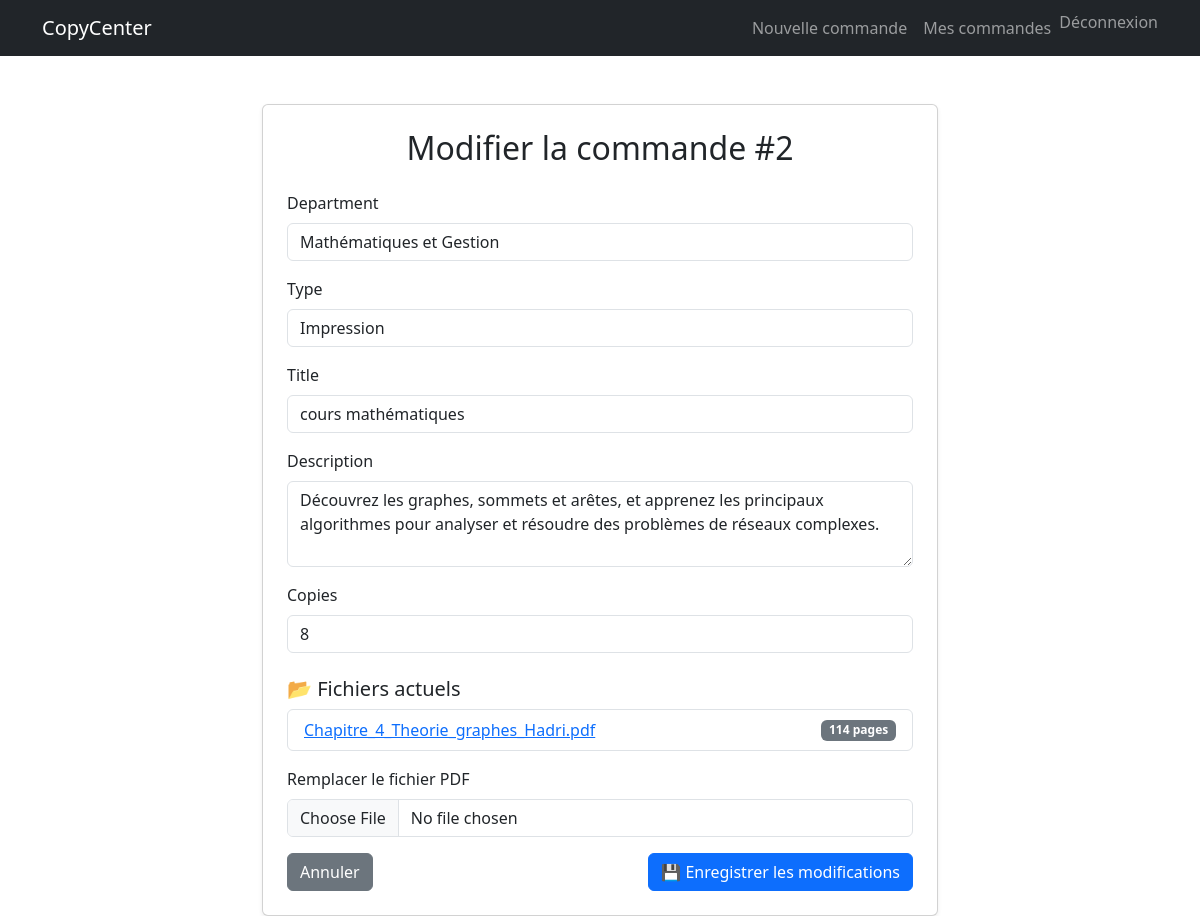
The app's page /orders/2/edit/ (signed in) with its own data.
### orders/models.py (models this page shows, shortened)
class Order(models.Model):
    TYPE_CHOICES = [
        ("IMPRESSION", "Impression"),
        ("PHOTOCOPIE", "Photocopie"),
    ]
    STATUS_CHOICES = [
        ("BROUILLON", "Brouillon"),
        ("SOUMISE", "Soumise"),
        ("VALIDÉE", "Validée"),
        ("REFUSÉE", "Refusée"),
        ("EN_COURS", "En cours"),
        ("TERMINÉE", "Terminée"),
    ]
    created_by = models.ForeignKey(User, on_delete=models.CASCADE)
    department = models.ForeignKey(Department, on_delete=models.PROTECT)
    type = models.CharField(max_length=12, choices=TYPE_CHOICES)
    title = models.CharField(max_length=200)
    description = models.TextField(blank=True)
    copies = models.PositiveIntegerField(default=1)
    pages = models.PositiveIntegerField(default=0)
    status = models.CharField(max_length=10, choices=STATUS_CHOICES, default="BROUILLON")
    created_at = models.DateTimeField(auto_now_add=True)
    updated_at = models.DateTimeField(auto_now=True)

class OrderFile(models.Model):
    order = models.ForeignKey(Order, on_delete=models.CASCADE, related_name="files")
    file = models.FileField(upload_to="orders/", validators=[FileExtensionValidator(["pdf"])])
    page_count = models.PositiveIntegerField(default=0)
    original_filename = models.CharField(max_length=255, blank=True)

### orders/views.py (the view)
# urls.py: path("<int:order_id>/edit/", views.edit_order, name="edit_order"),
@login_required
@login_required
def edit_order(request, order_id):
    order = get_object_or_404(Order, id=order_id, created_by=request.user)
    if request.method == "POST":
        form = OrderForm(request.POST, instance=order)
        file_form = OrderFileForm(request.POST, request.FILES)
        if form.is_valid():
            order = form.save(commit=False)
            order.save()
            uploaded_file = request.FILES.get("file")
            if uploaded_file:
                for old in order.files.all():
                    if old.file:
                        old.file.delete(save=False)  # supprime le fichier physique
                    old.delete()
                if file_form.is_valid():
                    new_file = file_form.save(commit=False)
                    new_file.order = order
                    new_file.save()
            return redirect("order_list")
    else:
        form = OrderForm(instance=order)
        file_form = OrderFileForm()
    return render(request, "orders/edit_order.html", {
        "form": form,
        "file_form": file_form,
        "order": order,
    })

### orders/forms.py
class OrderForm(forms.ModelForm):
    class Meta:
        model = Order
        fields = ["department", "type", "title", "description", "copies"]  # ✅ champs visibles
        widgets = {
            "description": forms.Textarea(attrs={"rows": 3}),
        }

class OrderFileForm(forms.ModelForm):
    class Meta:
        model = OrderFile
        fields = ["file"]

### core/models.py (called while the page is built)
    def __str__(self):
        return self.name

### orders/templates/orders/edit_order.html (shortened to what this page needs)
{% extends "base.html" %}
{% load widget_tweaks %}
{% block content %}
<div class="container mt-5" style="max-width: 700px;">
    <div class="card shadow-sm p-4">
        <h2 class="mb-4 text-center">Modifier la commande #{{ order.id }}</h2>
        <form method="post" enctype="multipart/form-data">
            {% for field in form %}
                <div class="mb-3">
                    <label for="{{ field.id_for_label }}" class="form-label">{{ field.label }}</label>
                    {{ field|add_class:"form-control" }}
                </div>
            {% endfor %}
            <h5 class="mt-4">📂 Fichiers actuels</h5>
            <ul class="list-group mb-3">
                {% for f in order.files.all %}
                    <li class="list-group-item d-flex justify-content-between align-items-center">
                        <a href="{{ f.file.url }}" target="_blank">{{ f.original_filename }}</a>
                        <span class="badge bg-secondary">{{ f.page_count }} pages</span>
                    </li>
                {% empty %}
                    <li class="list-group-item text-muted">Aucun fichier lié</li>
                {% endfor %}
            </ul>
            <div class="mb-3">
                <label for="id_file" class="form-label">Remplacer le fichier PDF</label>
                {{ file_form.file|add_class:"form-control" }}
            </div>
            <div class="d-flex justify-content-between">
                <a href="{% url 'order_list' %}" class="btn btn-secondary">Annuler</a>
                <button type="submit" class="btn btn-primary">💾 Enregistrer les modifications</button>
            </div>
        </form>
    </div>
</div>
{% endblock %}

### records on screen
Order: id "2", form "Mathématiques et Gestion" "Impression" "cours mathématiques" "Découvrez les graphes, sommets et arêtes, et apprenez les principaux algorithmes pour analyser et résoudre des problèmes de réseaux complexes." "8"
OrderFile: original_filename "Chapitre_4_Theorie_graphes_Hadri.pdf", page_count "114"

### other values on screen
{{ field.label }} "Department" "Type" "Title" "Description" "Copies"
